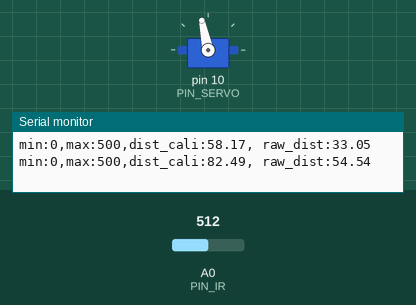
The sketch below on a simulated Arduino Uno, built with avr-gcc and run on an emulated ATmega328P. Parts: servo, the last lines printed to the serial monitor. Inputs (shaded band) come from the test bench; at power-on: A0 (PIN_IR) = 512.

Above: at 0.11 s.
At 1.2 s:
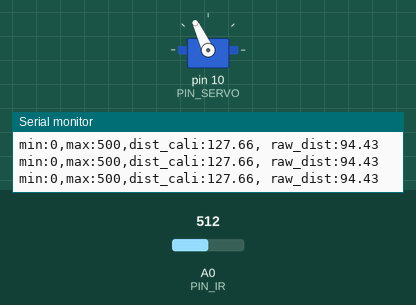
1.3 s: A0 (PIN_IR) set to 290
4.3 s: A0 (PIN_IR) set to 268
At 5.2 s:
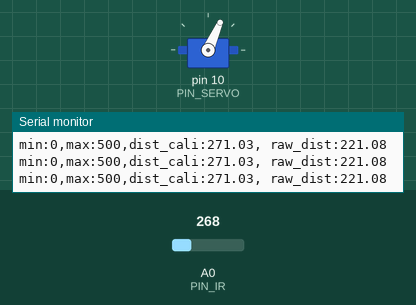
Timing chart, 0 to 7.3 s (numbered marks = the images above; inputs shaded):
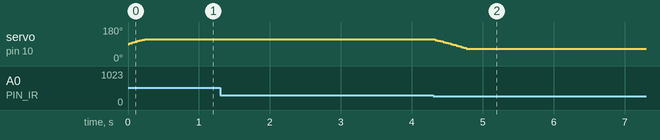

Measured:
- the behaviour switches between 283 and 282 on A0 (PIN_IR) (found by bisection; images 1 and 2)
- after the input at 4.3 s, servo on pin 10 (PIN_SERVO): moves from 115° to 66° over 0.44 s, starting at once

The sketch:

19_example.ino
```cpp
#include <Servo.h>
// Arduino pin assignment
#define PIN_IR A0

#define PIN_SERVO 10

#define _DUTY_MIN 1220 //down
#define _DUTY_NEU 1476 //neutral
#define _DUTY_MAX 1732 //up


#define _SERVO_SPEED 700 // servo speed limit (unit: degree/second)
#define INTERVAL 20  // servo update interval


Servo servo;
int a, b; // unit: mm

unsigned long last_sampling_time; // unit: ms
int duty_chg_per_interval; // maximum duty difference per interval
int duty_target, duty_curr;

unsigned long last_sampling_time_dist, last_sampling_time_serial, last_sampling_time_servo; // unit: ms
bool event_dist, event_serial, event_servo;
float raw_dist, dist_cali;

#define _INTERVAL_DIST 20   // USS interval (unit: ms)
#define _INTERVAL_SERIAL 20// serial interval (unit: ms)
#define _INTERVAL_SERVO 10

#define DELAY_MICROS  1500
#define EMA_ALPHA 0.35
float filtered_dist;
float ema_dist = 0;
float samples_num = 3;

void setup() {
  servo.attach(PIN_SERVO);
  duty_target = duty_curr = _DUTY_NEU;
  servo.writeMicroseconds(_DUTY_NEU);
  //while(1){}

// initialize serial port
  Serial.begin(57600);

  duty_chg_per_interval = (_DUTY_MAX - _DUTY_MIN) * (_SERVO_SPEED / 180.0) * (INTERVAL / 1000.0);

  a = 70;
  b = 335;
}

float under_noise_filter(void){
  float currReading;
  float largestReading = 0;
  for (int i = 0; i < samples_num; i++) {
    currReading = ir_distance();
    if (currReading > largestReading) { largestReading = currReading; }
    // Delay a short time before taking another reading
    delayMicroseconds(DELAY_MICROS);
  }
  return largestReading;
}

float filtered_ir_distance(void){
  float currReading;
  float lowestReading = 1024;
  for (int i = 0; i < samples_num; i++) {
    currReading = under_noise_filter();
    if (currReading < lowestReading) { lowestReading = currReading; }
  }
  // eam 필터 추가
  ema_dist = EMA_ALPHA*lowestReading + (1-EMA_ALPHA)*ema_dist;
  return ema_dist;
}

float ir_distance(void){ // return value unit: mm
  float val;
  float volt = float(analogRead(PIN_IR));
  val = ((6762.0/(volt-9.0))-4.0) * 10.0;
  return val;
}

void loop() {
  unsigned long time_curr = millis();
  if(time_curr >= last_sampling_time_dist + _INTERVAL_DIST) {
        last_sampling_time_dist += _INTERVAL_DIST;
        event_dist = true;
  }
  if(time_curr >= last_sampling_time_serial + _INTERVAL_SERIAL) {
        last_sampling_time_serial += _INTERVAL_SERIAL;
        event_serial = true;
  }
  if(time_curr >= last_sampling_time_servo + _INTERVAL_SERVO){
    last_sampling_time_servo += _INTERVAL_SERVO;
    event_servo = true;
  }
  if(event_dist) {
    event_dist = false;
    raw_dist = filtered_ir_distance();
    dist_cali = 100 + 300.0 / (b - a) * (raw_dist - a);

  }
  if(event_serial) {
    event_serial = false;
    // output the read value to the serial port
    Serial.print("min:0,max:500,dist_cali:");
    Serial.print(dist_cali);
    Serial.print(", raw_dist:");
    Serial.println(raw_dist);
  }
  if(dist_cali > 255.0) {
    duty_target = _DUTY_MIN;
    //Serial.println("BBBB");
  }
  else{
    duty_target = _DUTY_MAX;
    //Serial.println("CCCC");
  }

  if(event_servo){
  if(duty_target > duty_curr) {
    duty_curr += duty_chg_per_interval;
    if(duty_curr > duty_target) duty_curr = duty_target;
  }
  else{
    duty_curr -= duty_chg_per_interval;
    if(duty_curr < duty_target) duty_curr = duty_target;
  }
  servo.writeMicroseconds(duty_curr);
  }
  /*
  if(raw_dist < 255.0) {
    servo.writeMicroseconds(_DUTY_MIN);
    delay(100);
  }
  else if(raw_dist == 255.0){
    servo.writeMicroseconds(_DUTY_NEU);
    delay(100);
  }
  else {
    servo.writeMicroseconds(_DUTY_MAX);
    delay(100);
  }
  */
  delay(20);
}
```
